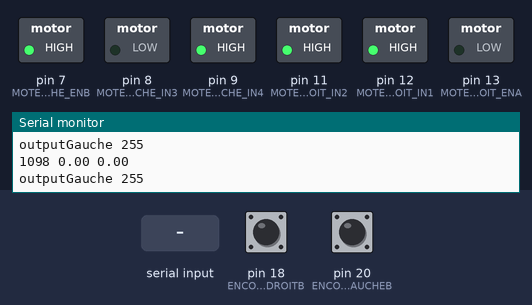
Recording of a program running on a simulated Arduino Mega 2560, built with avr-gcc and run on an emulated ATmega2560. Shown: switched loads named in the program (green lamp = pin HIGH), the last lines printed to the serial monitor. The inputs (shaded band) are chosen by the test bench; at power-on: pin 18 (ENCODEURDROITB) HIGH, pin 20 (ENCODEURGAUCHEB) HIGH.

Above: at 1.2 s.
1.3 s: "30,150\n" received over Serial
At 1.9 s:
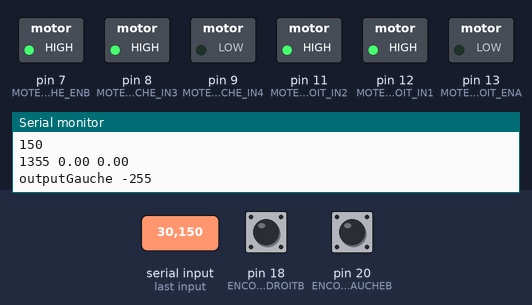
2.8 s: "5\n" received over Serial
At 3.4 s:
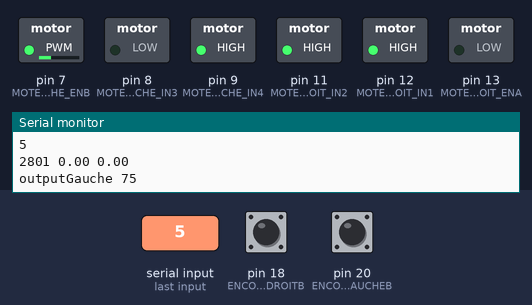
4.3 s: "90,45\n" received over Serial
At 5.5 s:
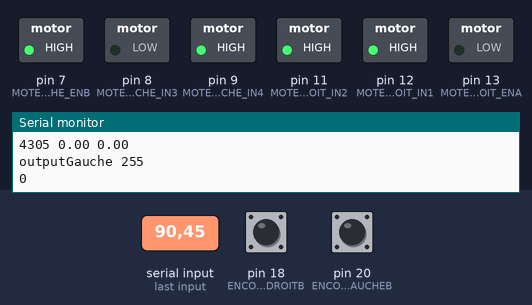
5.8 s: "200\n" received over Serial
At 6.9 s:
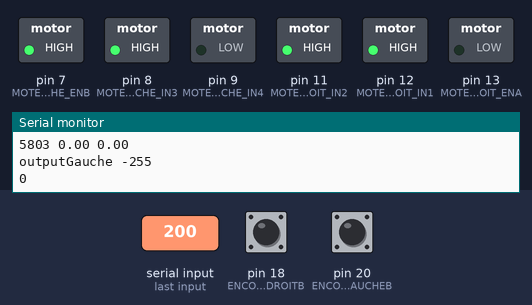
7.3 s: "90\n" received over Serial
At 8.0 s:
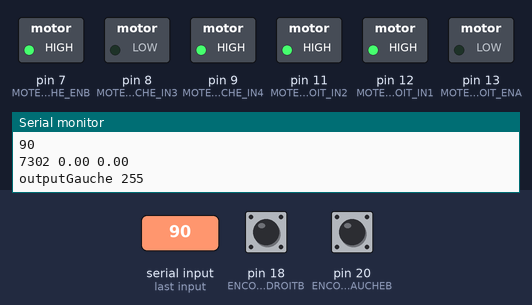
Timing chart, 0 to 9.8 s (numbered marks = the images above; inputs shaded):
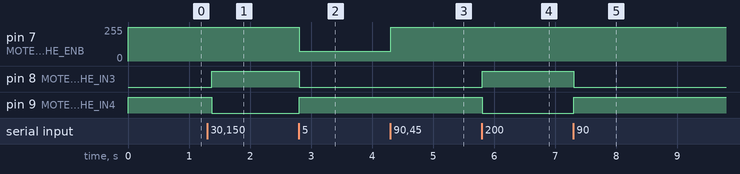

The program:

main.cpp
```cpp
#include <Arduino.h>
/* Modification du code pour adaptation Mega2560*/
/* 28 mai 21*/
// Carte Mega2560:
// PIND:X X X X INT3(18) INT2(19) INT1(20) INT0(21)


#include <PID_v1.h>   // Pour le PID
#include <TimerOne.h> // Pour le timer

// commande du moteur Gauche MàJ
#define ENCODEURGAUCHEA 21             // sur INT0
#define ENCODEURGAUCHEB 20             // sur INT1
#define ENCODEURGAUCHEA_PINDPOS 0      // Position du bit correspondant à INT0 dans le registre PIND
#define ENCODEURGAUCHEB_PINDPOS 1
#define MOTEURGAUCHE_ENB 7             // contrôle vitesse moteur droit; PWM
#define MOTEURGAUCHE_IN3 8             // controle direction moteur droit IN1
#define MOTEURGAUCHE_IN4 9             // controle direction moteur droit IN2

// commande du moteur Droit MàJ
#define ENCODEURDROITA 19            // sur INT2
#define ENCODEURDROITB 18            // sur INT3
#define ENCODEURDROITA_PINDPOS 0//2     // Position du bit correspondant à INT2 dans le registre PIND
#define ENCODEURDROITB_PINDPOS 1//3
#define MOTEURDROIT_ENA 13              // contrôle vitesse moteur gauche; PWM
#define MOTEURDROIT_IN1 12              // controle direction moteur gauche IN3
#define MOTEURDROIT_IN2 11              // controle direction moteur gauche IN4

double SetpointDroit, InputDroit, OutputDroit; // A vérifier Consigne, vitesse?, PWM??
double SetpointGauche, InputGauche, OutputGauche;

double KpGauche = 15; // 1.5;
double KiGauche = 0;//4;//4;
double Kd = 0;

double KpDroit = 15; //2;// 0.8;
double KiDroit = 0; //3;//4;

PID PIDDROIT(&InputDroit, &OutputDroit, &SetpointDroit, KpDroit, KiDroit, Kd, DIRECT); // From PID_v1.h
PID PIDGAUCHE(&InputGauche, &OutputGauche, &SetpointGauche, KpGauche, KiGauche, Kd, DIRECT);

// volatile => pour toute variable qui seront utilisées dans les interruptions
volatile int16_t countDroit = 0; /* comptage de tick d'encodeur qui sera incrémenté sur interruption " On change " sur l'interruption INT0  max 32767 attention à l'overflow*/
volatile int16_t countGauche = 0; /* comptage de tick d'encoder qui sera incrémenté sur interruption " On change " sur l'interruption INT2 max 32767 attention à l'overflow */
volatile double speedDroit = 0; // vitesse du moteur
volatile double speedGauche = 0; // vitesse du moteur

unsigned long time0 = 0; // stock un temps à un instant donné
unsigned long timer = 0; // variable qui va contenir le dernier temps enregistré via millis

uint8_t valeur = 20;  // lecture de la consigne via le moniteur serie pour test, initialisé à 40 pour test rapide du PID


void counterDroit() {
    byte state = PIND;
    //(((state >> ENCODEURDROITA_PINDPOS) & 1) ^ ((state >> ENCODEURDROITB_PINDPOS) & 1)) ? countDroit-- : countDroit++; // régler ++ et -- pour que faire avancer => +
    (((state >> digitalPinToInterrupt(18)) & 1) ^ ((state >> digitalPinToInterrupt(19)) & 1)) ? countDroit-- : countDroit++;
}

// Encoder counter 2

void counterGauche() {
    byte state = PIND;
    //(((state >> ENCODEURGAUCHEA_PINDPOS) & 1 ) ^ ((state >> ENCODEURGAUCHEB_PINDPOS) & 1)) ? countGauche-- : countGauche++; // régler ++ et -- pour que faire avancer => +
    (((state >> digitalPinToInterrupt(20)) & 1 ) ^ ((state >> digitalPinToInterrupt(21)) & 1)) ? countGauche++ : countGauche--;
}


// Timer pour calculer la vitesse grace aux encodeurs

void timerIsr() {
    speedDroit = countDroit;
    countDroit = 0;
    speedGauche = countGauche;
    countGauche = 0;
}

void stopMotors() {
    digitalWrite(MOTEURDROIT_IN1, HIGH);
    digitalWrite(MOTEURDROIT_IN2, HIGH);
    digitalWrite(MOTEURGAUCHE_IN3, HIGH);
    digitalWrite(MOTEURGAUCHE_IN4, HIGH);
}


void test() {
    // Moteur droit avance
    digitalWrite(MOTEURDROIT_IN1, LOW);
    digitalWrite(MOTEURDROIT_IN2, HIGH);
    // Moteur gauche avance
    digitalWrite(MOTEURGAUCHE_IN3, LOW);
    digitalWrite(MOTEURGAUCHE_IN4, HIGH);
    /*
    Serial.print("speedDroit : ");
    Serial.println(speedDroit);                 // à commenter, utilisé pour débug
    Serial.print("speedGauche : ");
    Serial.println(speedGauche);                 // à commenter, utilisé pour débug
    Serial.println("'''''''''''''''''");    // à commenter, utilisé pour débug
    //*/
}

void avancerMoteurDroit(uint8_t a) // En avant
{
    analogWrite (MOTEURDROIT_ENA, a); // Contrôle de vitesse en PWM, moteur 1
    digitalWrite(MOTEURDROIT_IN1, LOW);
    digitalWrite(MOTEURDROIT_IN2, HIGH);
}
void avancerMoteurGauche(uint8_t a) // En avant
{
    analogWrite (MOTEURGAUCHE_ENB, a); // Contrôle de vitesse en PWM, moteur 2
    digitalWrite(MOTEURGAUCHE_IN3, LOW);
    digitalWrite(MOTEURGAUCHE_IN4, HIGH);
}

void reculerMoteurDroit (uint8_t a) // En arrière
{
    analogWrite (MOTEURDROIT_ENA, a); // Contrôle de vitesse en PWM, moteur 1
    digitalWrite(MOTEURDROIT_IN1, HIGH);
    digitalWrite(MOTEURDROIT_IN2, LOW);
}
void reculerMoteurGauche (uint8_t a) // En arrière
{
    analogWrite (MOTEURGAUCHE_ENB, a); // Contrôle de vitesse en PWM, moteur 2
    digitalWrite(MOTEURGAUCHE_IN3, HIGH);
    digitalWrite(MOTEURGAUCHE_IN4, LOW);
}


void runMotorSpeed( int8_t commandeMoteurDroit, int8_t commandeMoteurGauche) {

    SetpointDroit = commandeMoteurDroit;
    SetpointGauche = commandeMoteurGauche;

    InputDroit = speedDroit;
    InputGauche = speedGauche;

    Serial.print(millis());
    Serial.print(" ");
    Serial.print(speedGauche);
    Serial.print(" ");
    Serial.println(speedDroit);

    PIDDROIT.Compute();
    PIDGAUCHE.Compute();

    int outputDroit = (int)OutputDroit;
    int outputGauche = (int)OutputGauche;

    //utilisation de la sortie du PID pour asservir les moteurs
    /*
    if (outputDroit >= 0) {
        avancerMoteurDroit(outputDroit);
    }
    if (outputDroit < 0) {
        reculerMoteurDroit(-outputDroit);
    }
    //*/
    //*
    if (outputGauche >= 0) {
        avancerMoteurGauche(outputGauche);
    }
    if (outputGauche < 0) {
        reculerMoteurGauche(-outputGauche);
    }
    //*/

    Serial.print("outputGauche ");
    Serial.println(outputGauche);

    // à commenter, utilisé pour débug
    /*
    Serial.println("output1");
    Serial.println(outputDroit);
    Serial.println("output2");
    Serial.println(outputGauche);
    Serial.println("'''''''''''''''''");
    //*/
}


void setup()
{
    //initialisation moniteur serie
    Serial.begin(9600);       // facultatif uniquement pour feedback
    Serial.println("cool");
    // on initialise les entrées et sorties
    pinMode(ENCODEURDROITA, INPUT_PULLUP);
    pinMode(ENCODEURDROITB, INPUT_PULLUP);
    pinMode(ENCODEURGAUCHEA, INPUT_PULLUP);
    pinMode(ENCODEURGAUCHEB, INPUT_PULLUP);

    pinMode(MOTEURDROIT_ENA, OUTPUT);
    pinMode(MOTEURDROIT_IN1, OUTPUT);
    pinMode(MOTEURDROIT_IN2, OUTPUT);
    pinMode(MOTEURGAUCHE_ENB, OUTPUT);
    pinMode(MOTEURGAUCHE_IN3, OUTPUT);
    pinMode(MOTEURGAUCHE_IN4, OUTPUT);

    // moteurs à l'arret
    stopMotors();

    // Encoder quadrature counter
    //attachInterrupt(ENCODEURDROITA_PINDPOS, counterDroit, CHANGE); // lorsqu'il y une modification sur le pin 21, on interrompte le programme pour enclencher le comptage
    attachInterrupt(digitalPinToInterrupt(18), counterDroit, CHANGE);
    //attachInterrupt(ENCODEURGAUCHEA_PINDPOS, counterGauche, CHANGE); // lorsqu'il y une modification sur le pin 19, on interrompte le programme pour enclencher le comptage
    attachInterrupt(digitalPinToInterrupt(20), counterGauche, CHANGE);

    Timer1.initialize(8000);        // set a timer of length  0.08 sec => permet d'avoir speed le plus proche de 32767 sans dépasser 32767 en vitesse max !
    Timer1.attachInterrupt( timerIsr );

    // PID
    InputDroit = 0;
    SetpointDroit = 0;
    InputGauche = 0;
    SetpointGauche = 0;
    //active le PID
    // PIDDROIT.SetSampleTime(200); test pour corriger vitesse
    // PIDGAUCHE.SetSampleTime(200);
    PIDDROIT.SetMode(AUTOMATIC);
    PIDDROIT.SetOutputLimits(-255, 255);
    PIDGAUCHE.SetMode(AUTOMATIC);
    PIDGAUCHE.SetOutputLimits(-255, 255);
}


void loop() {
    //while(1){test();}
    if (Serial.available()) {
        time0 = timer;
        valeur = Serial.parseInt(); //récupération des caractères sur le port série
        Serial.println(valeur);
    }
    if (valeur != 0) {
        runMotorSpeed(valeur, valeur);
    } else {
        //stopMotors();
    }
    timer = millis();
    /*
    if ( (timer - time0) > 90000) { //Timeout !
      valeur = 0 ;
      stopMotors();
      time0 = timer;
    }
    //*/

    /*
    Serial.println("speedDroit");
    Serial.println(speedDroit);                 // à commenter, utilisé pour débug
    Serial.println("speedGauche");
    Serial.println(speedGauche);                 // à commenter, utilisé pour débug
    Serial.println("'''''''''''''''''");    // à commenter, utilisé pour débug
    //*/
}
```

Measured:
- after the input at 1.3 s, pin 8 (MOTEURGAUCHE_IN3): LOW → HIGH after 0.07 s; pin 9 (MOTEURGAUCHE_IN4): HIGH → LOW after 0.07 s
- after the input at 2.8 s, pin 7 (MOTEURGAUCHE_ENB): 255/255 → 75/255 at once; pin 8 (MOTEURGAUCHE_IN3): HIGH → LOW at once; pin 9 (MOTEURGAUCHE_IN4): LOW → HIGH at once
- after the input at 4.3 s, pin 7 (MOTEURGAUCHE_ENB): 75/255 → 255/255 at once
- after the input at 5.8 s, pin 8 (MOTEURGAUCHE_IN3): LOW → HIGH at once; pin 9 (MOTEURGAUCHE_IN4): HIGH → LOW at once
- after the input at 7.3 s, pin 8 (MOTEURGAUCHE_IN3): HIGH → LOW at once; pin 9 (MOTEURGAUCHE_IN4): LOW → HIGH at once
